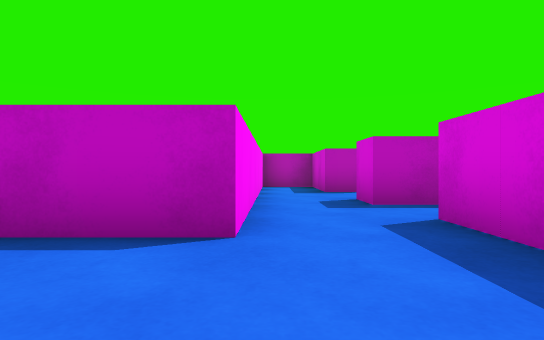
View 1 (above)

23 first-person views from a walk through a scene from a Unity 3-D project. The camera is 0.51 m above the floor, looks level and sees 75° across. The floor is counted in squares, 1 m on a side. Each view is taken from the middle of a square. On the plan, view 1 faces up. The plan holds only what a view shows up to about 9 squares ahead; the rest is blank. The player character is not drawn.

View 2
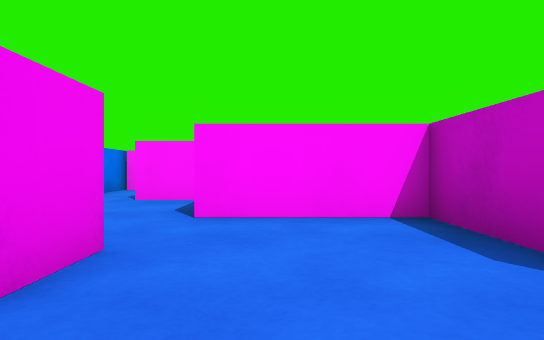

View 3
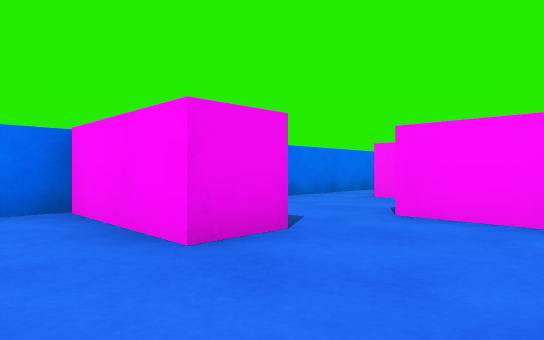

View 4
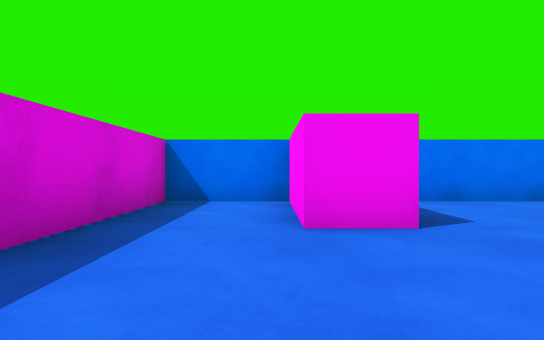

View 5
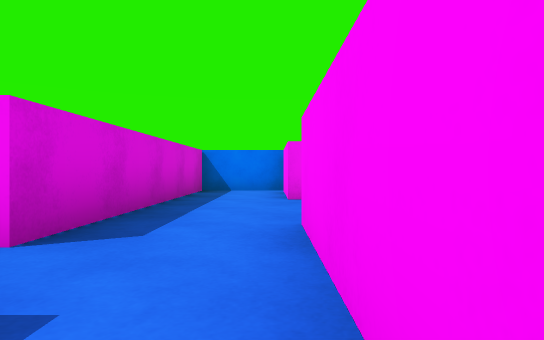

View 6
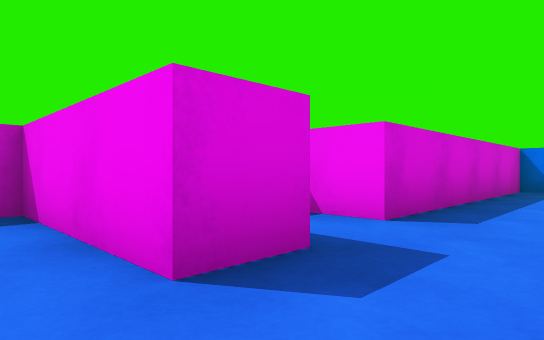

View 7
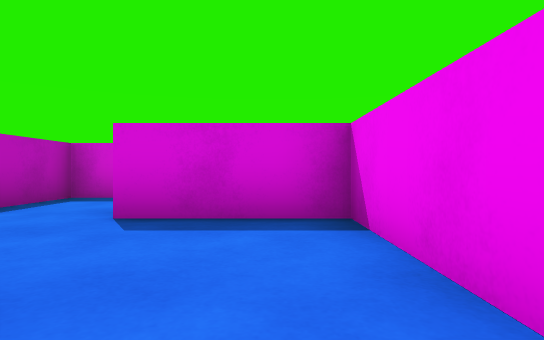

View 8
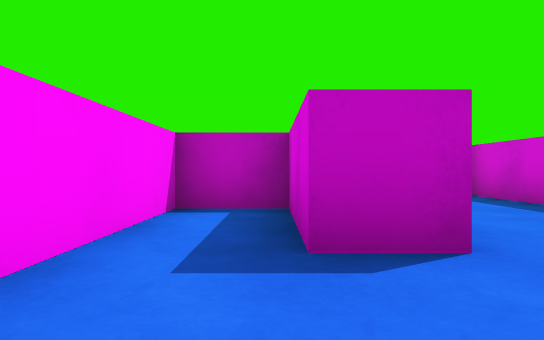

View 9
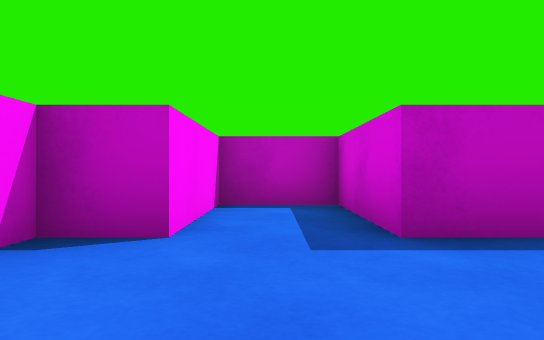

View 10
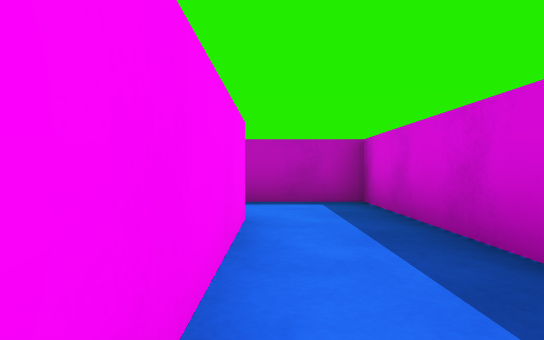

View 11
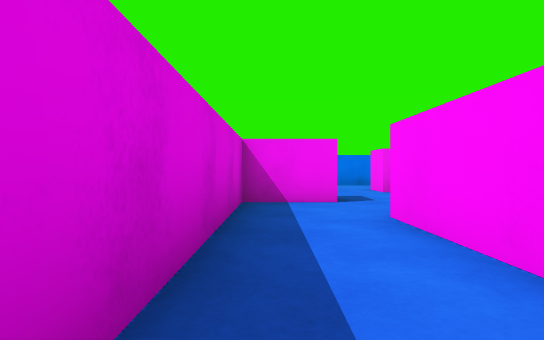

View 12
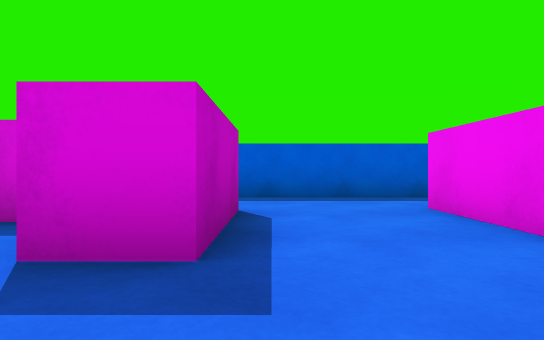

View 13
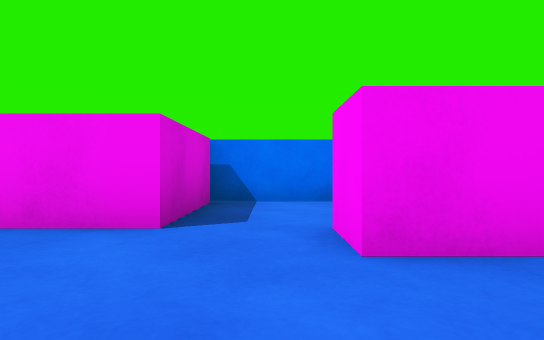

View 14
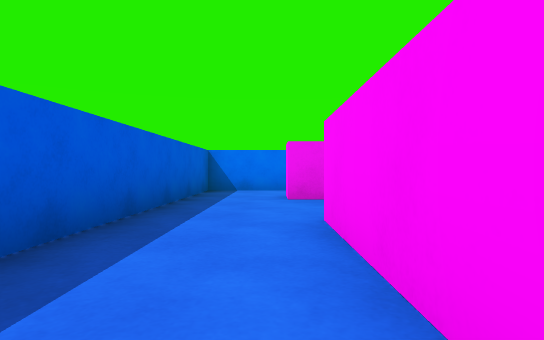

View 15
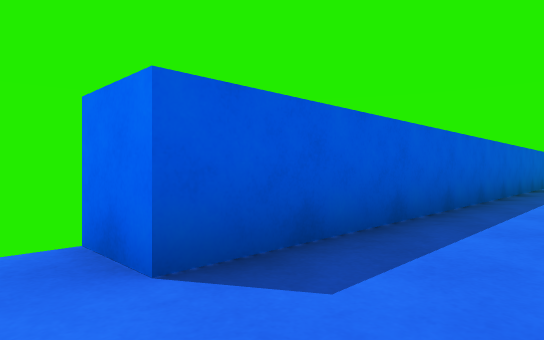

View 16
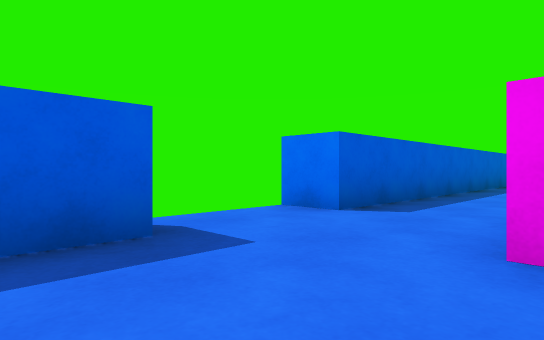

View 17
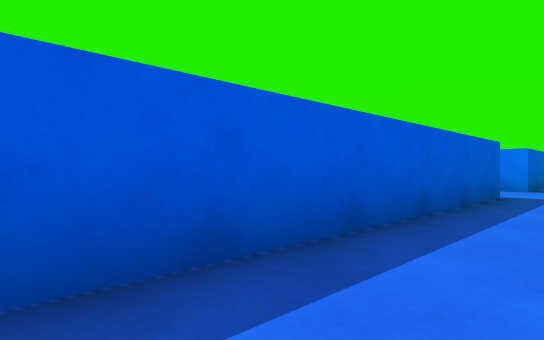

View 18
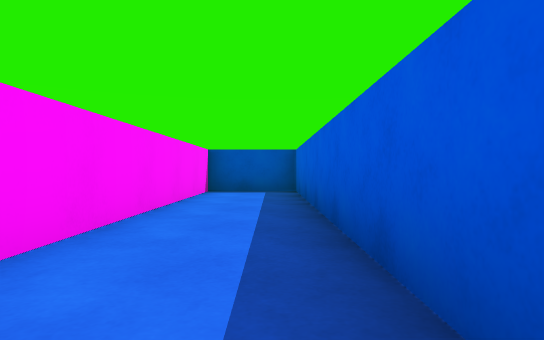

View 19
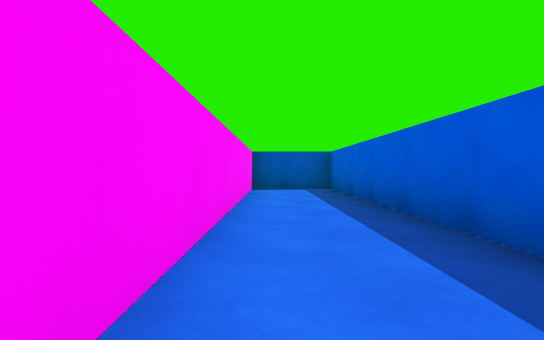

View 20
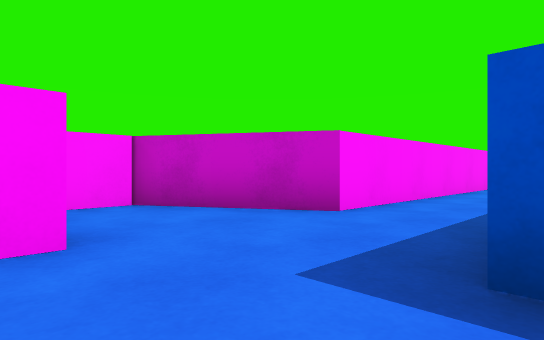

View 21
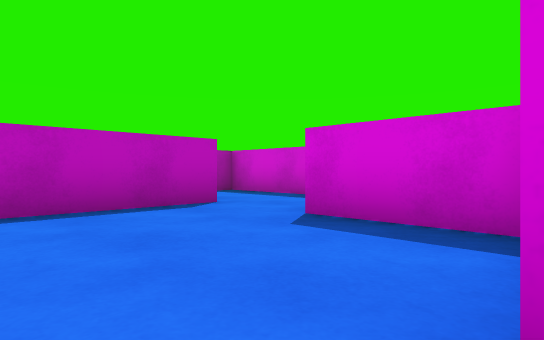

View 22
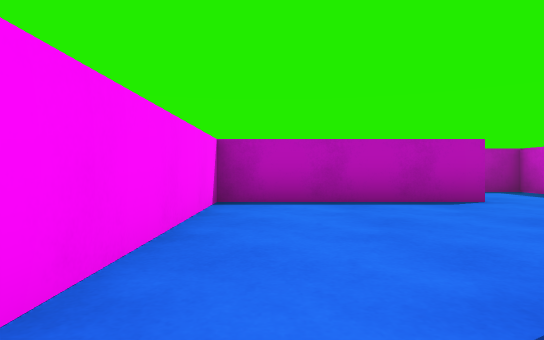

View 23
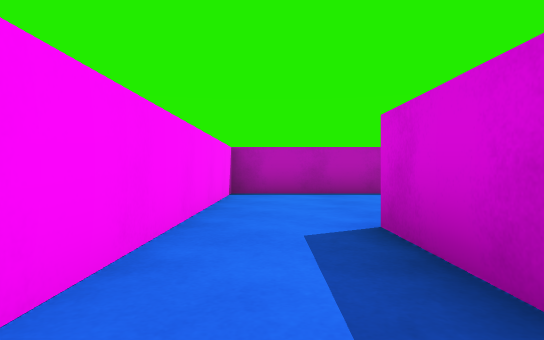

### Floor plan
Points are (right, up) in squares from view 1. A wall is a line through its corners. A room is listed if a view was taken in it or the views show most of it. See-through windows are left out.
Room 1 (views 1, 2, 3, 4, 5, 8, 21, 22, 23)
walls: (-3.6, 5.6) (-7.9, 5.6) (-7.9, -0.9); (-1.3, 5.6) (-1.3, 6.6); (-0.3, 6.5) (-0.3, 2.7) (-1.4, 2.7); (-0.4, -2.7) (1.7, -2.7) (1.7, 2.6); (2.5, 5.2) (1.5, 5.2) (1.5, 6.2); (-8, -2.7) (-2.4, -2.7)
ways out: opening at (0.5, 5.5) to room 2; opening at (2, 3.5) to room 3; opening at (-2.5, 6)
objects: block (-6, -1) to (-5, 0); block (-6, 0) to (-4, 1); block (-4, 0) to (-3, 2); block (-4, 3) to (-2, 3); block (-1, -2) to (-1, 0)
Room 2 (views 6, 7, 9, 10, 11, 16, 17, 18, 19)
walls: (5, 13.2) (3.5, 13.2); (3.2, 11.4) (3.2, 10.7) (-0.3, 10.7) (-0.3, 6.5); (10.6, 12.6) (10.6, 25.2); (5.7, 6.3) (5.7, 5.1); (1.5, 6.2) (4.7, 6.2); (7.5, 3.9) (7.5, 10.8); (10.6, 25.5) (8.5, 25.5) (8.5, 14.7) (6.2, 13.4)
ways out: opening at (0.5, 5.5) to room 1; opening at (6.5, 5.5) to room 3; opening at (9.5, 12.5) to room 3
objects: block (1, 8) to (2, 10); block (5, 7) to (5, 8); block (5, 11) to (6, 13); block (6, 11) to (7, 12)
Room 3 (views 12, 13, 14, 15, 20)
walls: (8.5, 5.4) (8.5, 2.4) (7.4, 2.4); (8.6, -2.7) (10.6, -2.7) (10.6, 10.2) (11.6, 10.2); (4, -2.7) (6, -2.7); (8.5, 11.8) (8.5, 11.3)
ways out: opening at (2, 3.5) to room 1; opening at (6.5, 5.5) to room 2; opening at (9.5, 12.5) to room 2
objects: block (2, 3) to (4, 3); block (3, 0) to (4, 1); block (3, 4) to (4, 5); block (6, -2) to (7, 0); block (6, 3) to (7, 3); block (7, -1) to (8, 0)

Positions as (right, up) in squares from view 1, and headings:
1: (0, 0), facing up
2: (1, 1), facing left
3: (1, 2), facing down-left
4: (0, 3), facing down
5: (0, 6), facing down
6: (0, 7), facing down-right
7: (1, 7), facing right
8: (1, 6), facing up
9: (4, 8), facing up
10: (6, 5), facing up
11: (7, 9), facing down
12: (4, 2), facing right
13: (5, 3), facing down
14: (9, 6), facing down
15: (9, 11), facing down-right
16: (8, 14), facing down-right
17: (9, 20), facing down-right
18: (10, 17), facing up
19: (9, 16), facing up
20: (11, 11), facing up-left
21: (-7, 1), facing up-right
22: (-7, 0), facing up
23: (-7, -2), facing up
